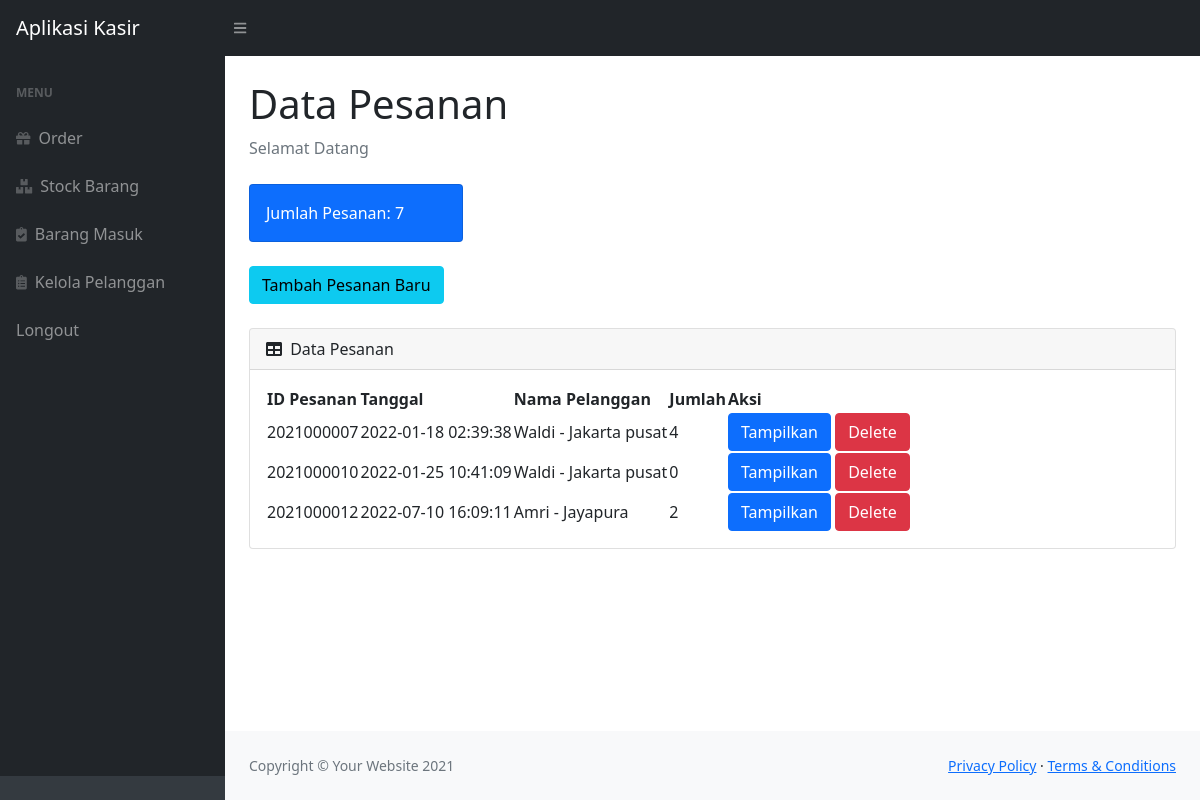
The app's page /index.php (signed in) with its own data.
### tables this page shows
CREATE TABLE `pesanan` (
  `idorder` int(11) NOT NULL,
  `tanggal` timestamp NOT NULL DEFAULT current_timestamp(),
  `idpelanggan` int(11) NOT NULL
);

CREATE TABLE `pelanggan` (
  `idpelanggan` int(11) NOT NULL,
  `namapelanggan` varchar(30) NOT NULL,
  `notelp` varchar(15) NOT NULL,
  `alamat` text NOT NULL
);

### index.php (the view, shortened to what this page needs)
<?php
require  'ceklogin.php';
$h1 = mysqli_query($c,"select * from pesanan");
$h2 = mysqli_num_rows($h1);
?>
<!DOCTYPE html>
<html lang="en">
    <head>
        <link href="https://cdn.jsdelivr.net/npm/simple-datatables@latest/dist/style.css" rel="stylesheet" />
        <link href="css/styles.css" rel="stylesheet" />
    </head>
    <body class="sb-nav-fixed">
        <nav class="sb-topnav navbar navbar-expand navbar-dark bg-dark">
            <a class="navbar-brand ps-3" href="index.php"> Aplikasi Kasir </a>
            <button class="btn btn-link btn-sm order-1 order-lg-0 me-4 me-lg-0" id="sidebarToggle" href="#!"><i class="fas fa-bars"></i></button>
        </nav>
        <div id="layoutSidenav">
            <div id="layoutSidenav_nav">
                <nav class="sb-sidenav accordion sb-sidenav-dark" id="sidenavAccordion">
                    <div class="sb-sidenav-menu">
                            <div class="nav">
                                <div class="sb-sidenav-menu-heading">MENU</div>
                                <a class="nav-link" href="index.php">
                                    <div class="sb-nav-link-icon"><i class="fas fa-gift"></i></div>
                                    Order
                                </a>
                                <a class="nav-link" href="stock.php">
                                    <div class="sb-nav-link-icon"><i class="fas fa-boxes"></i></div>
                                    Stock Barang
                                </a>
                                <a class="nav-link" href="masuk.php">
                                    <div class="sb-nav-link-icon"><i class="fas fa-clipboard-check"></i></div>
                                    Barang Masuk
                                </a>
                                <a class="nav-link" href="pelanggan.php">
                                    <div class="sb-nav-link-icon"><i class="fas fa-clipboard-list"></i></div>
                                    Kelola Pelanggan
                                </a>
                                <a class="nav-link" href="longout.php">
                                   Longout
                                </a>
                            </div>
                    </div>
                    <div class="sb-sidenav-footer">
                    </div>
                </nav>
            </div>
            <div id="layoutSidenav_content">
                <main>
                    <div class="container-fluid px-4">
                        <h1 class="mt-4">Data Pesanan</h1>
                        <ol class="breadcrumb mb-4">
                            <li class="breadcrumb-item active">Selamat Datang</li>
                        </ol>
                        <div class="row">
                            <div class="col-xl-3 col-md-6">
                                <div class="card bg-primary text-white mb-4">
                                    <div class="card-body">Jumlah Pesanan: <?=$h2;?></div>
                                </div>
                            </div>
                        </div>
                         <button type="button" class="btn btn-info mb-4" data-bs-toggle="modal" data-bs-target="#myModal">
                           Tambah Pesanan Baru
                        </button>
                        <div class="card mb-4">
                            <div class="card-header">
                                <i class="fas fa-table me-1"></i>
                                Data Pesanan
                            </div>
                            <div class="card-body">
                                <table id="datatablesSimple">
                                    <thead>
                                        <tr>
                                            <th>ID Pesanan</th>
                                            <th>Tanggal</th>
                                            <th>Nama Pelanggan</th>
                                            <th>Jumlah</th>
                                            <th>Aksi</th>
                                        </tr>
                                    </thead>
                                    <tbody>
                                   <?php
                                    $get = mysqli_query($c,"select * from pesanan p, pelanggan pl where p.idpelanggan=pl.idpelanggan");
                                    while($p=mysqli_fetch_array($get)){
                                    $idorder = $p['idorder'];
                                    $tanggal = $p['tanggal'];
                                    $namapelanggan = $p['namapelanggan'];
                                    $alamat = $p['alamat'];
                                    $hitungjumlah = mysqli_query($c,"select * from detailpesanan where idpesanan='$idorder'");
                                    $jumlah = mysqli_num_rows($hitungjumlah);
                                    ?>
                                        <tr>
                                            <td><?=$idorder;?></td>
                                            <td><?=$tanggal;?></td>
                                            <td><?=$namapelanggan;?> - <?=$alamat;?></td>
                                            <td><?=$jumlah;?></td>
                                            <td>
                                                <a href="view.php?idp=<?=$idorder;?>" class="btn btn-primary" target="blank">Tampilkan</a> <button type="button" class="btn btn-danger" data-bs-toggle="modal" data-bs-target="#delete<?=$idorder;?>">
                                                    Delete
                                                </button>
                                            </td>
                                        </tr>
                                    <?php
                                    };
                                    ?>
                                    </tbody>
                                </table>
                            </div>
                        </div>
                    </div>
                </main>
                <footer class="py-4 bg-light mt-auto">
                    <div class="container-fluid px-4">
                        <div class="d-flex align-items-center justify-content-between small">
                            <div class="text-muted">Copyright &copy; Your Website 2021</div>
                            <div>
                                <a href="#">Privacy Policy</a>
                                &middot;
                                <a href="#">Terms &amp; Conditions</a>
                            </div>
                        </div>
                    </div>
                </footer>
            </div>
        </div>
    </body>
</html>

### records on screen
pesanan: idorder "2021000007", tanggal "2022-01-18 02:39:38", idpelanggan.namapelanggan "Waldi", idpelanggan.alamat "Jakarta pusat", jumlah "4"
pesanan: idorder "2021000010", tanggal "2022-01-25 10:41:09", idpelanggan.namapelanggan "Waldi", idpelanggan.alamat "Jakarta pusat", jumlah "0"
pesanan: idorder "2021000012", tanggal "2022-07-10 16:09:11", idpelanggan.namapelanggan "Amri", idpelanggan.alamat "Jayapura", jumlah "2"

### other values on screen
$h2 "7"
